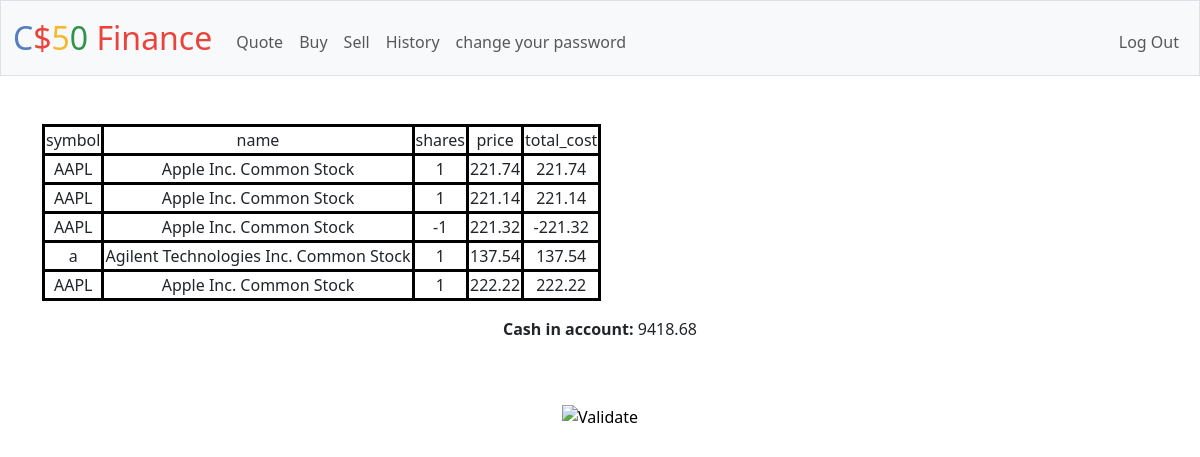
The page / (signed in) on the database its author committed.
### tables this page shows
CREATE TABLE transactions (id INTEGER PRIMARY KEY AUTOINCREMENT NOT NULL,user_id INTEGER NOT NULL, stock_name TEXT NOT NULL, stock_symbol TEXT NOT NULL, price NUMERIC NOT NULL, time TIMESTAMP DEFAULT CURRENT_TIMESTAMP, shares INTEGER NOT NULL, status TEXT, FOREIGN KEY (user_id) REFERENCES users (id));

CREATE TABLE users (id INTEGER PRIMARY KEY AUTOINCREMENT NOT NULL, username TEXT NOT NULL, hash TEXT NOT NULL, cash NUMERIC NOT NULL DEFAULT 10000.00);

### app.py (the view)
@app.route("/")
@login_required
def index():
    user_id = session["user_id"]
    rows = db.execute("SELECT stock_symbol, stock_name, shares, price, shares * price AS total_cost FROM transactions WHERE user_id = ?", user_id)
    current_cash = db.execute("SELECT cash FROM users WHERE id = ?", user_id)[0]["cash"]
    return render_template("index.html", rows=rows, current_cash=current_cash)

### app.py (called while the page is built)
@app.after_request
def after_request(response):
    response.headers["Cache-Control"] = "no-cache, no-store, must-revalidate"
    response.headers["Expires"] = 0
    response.headers["Pragma"] = "no-cache"
    return response

### helpers.py (called while the page is built)
def login_required(f):
    @wraps(f)
    def decorated_function(*args, **kwargs):
        if session.get("user_id") is None:
            return redirect("/login")
        return f(*args, **kwargs)
    return decorated_function

### templates/index.html (shortened to what this page needs)
{% extends "layout.html" %}
{% block main %}
    <table>
        <tr>
            <td>symbol</td>
            <td>name</td>
            <td>shares</td>
            <td>price</td>
            <td>total_cost</td>
        </tr>
        <tr>
        {% for row in rows %}
            <td>{{row.stock_symbol}}</td>
            <td>{{row.stock_name}}</td>
            <td>{{row.shares}}</td>
            <td>{{row.price}}</td>
            <td>{{row.total_cost}}</td>
        </tr>
        {% endfor %}
    </table>
    <p><div><b>Cash in account: </b>{{current_cash}}</div></p>
{% endblock %}

### templates/layout.html (shortened to what this page needs)
<!DOCTYPE html>
<html lang="en">
    <head>
        <link href="https://cdn.jsdelivr.net/npm/bootstrap@5.3.3/dist/css/bootstrap.min.css" rel="stylesheet">
        <link href="/static/styles.css" rel="stylesheet">
    </head>
    <body>
        <nav class="bg-light border navbar navbar-expand-md navbar-light">
            <div class="container-fluid">
                <a class="navbar-brand" href="/"><span class="blue">C</span><span class="red">$</span><span class="yellow">5</span><span class="green">0</span> <span class="red">Finance</span></a>
                <div class="collapse navbar-collapse" id="navbar">
                    {% if session["user_id"] %}
                        <ul class="navbar-nav me-auto mt-2">
                            <li class="nav-item"><a class="nav-link" href="/quote">Quote</a></li>
                            <li class="nav-item"><a class="nav-link" href="/buy">Buy</a></li>
                            <li class="nav-item"><a class="nav-link" href="/sell">Sell</a></li>
                            <li class="nav-item"><a class="nav-link" href="/history">History</a></li>
                            <li class="nav-item"><a class="nav-link" href="/change_password">change your password</a></li>
                        </ul>
                        <ul class="navbar-nav ms-auto mt-2">
                            <li class="nav-item"><a class="nav-link" href="/logout">Log Out</a></li>
                        </ul>
                    {% else %}
                        <ul class="navbar-nav ms-auto mt-2">
                            <li class="nav-item"><a class="nav-link" href="/register">Register</a></li>
                            <li class="nav-item"><a class="nav-link" href="/login">Log In</a></li>
                        </ul>
                    {% endif %}
                </div>
            </div>
        </nav>
        <main class="container py-5 text-center">
            {% block main %}{% endblock %}
        </main>
        <footer class="mb-5">
            <form action="https://validator.w3.org/check" class="text-center" enctype="multipart/form-data" method="post" target="_blank">
                <input alt="Validate" src="/static/I_heart_validator.png" type="image">
            </form>
        </footer>
    </body>
</html>

### static/styles.css (style rules this page uses)
nav .navbar-brand { font-size: xx-large; }
nav .navbar-brand .blue { color: #537fbe; }
nav .navbar-brand .red { color: #ea433b; }
nav .navbar-brand .yellow { color: #f5b82e; }
nav .navbar-brand .green { color: #2e944b; }
table { border: solid black; }
tr { border: solid black; }
td { border: solid black; }

### rows shown on the page
transactions: stock_symbol "AAPL", stock_name "Apple Inc. Common Stock", shares "1", price "221.74", total_cost "221.74"
transactions: stock_symbol "AAPL", stock_name "Apple Inc. Common Stock", shares "1", price "221.14", total_cost "221.14"
transactions: stock_symbol "AAPL", stock_name "Apple Inc. Common Stock", shares "-1", price "221.32", total_cost "-221.32"
transactions: stock_symbol "a", stock_name "Agilent Technologies Inc. Common Stock", shares "1", price "137.54", total_cost "137.54"
transactions: stock_symbol "AAPL", stock_name "Apple Inc. Common Stock", shares "1", price "222.22", total_cost "222.22"
users: cash "9418.68"
